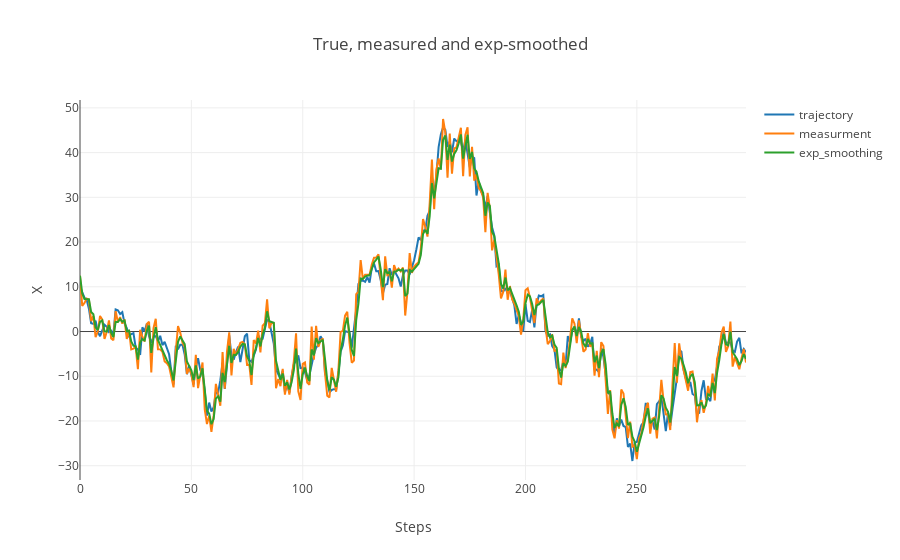

The code cell stored with this chart in its notebook:
### Code cell
data = [
    go.Scatter(
        y=traj300,
        name='trajectory'
    ),
    go.Scatter(
        y=meaz300,
        name='measurment'
    ),
    go.Scatter(
        y=smooth300,
        name='exp_smoothing'
    ),
]

layout= go.Layout(
    title= 'True, measured and exp-smoothed',
    xaxis= dict(
        title= 'Steps',
    ),
    yaxis=dict(
        title= 'X',
    ),
    showlegend= True
)
fig= go.Figure(data=data, layout=layout)
iplot(fig)

### Figure 1 — Plotly figure (JSON) as saved in the notebook; plotly's stock layout.template omitted (floating-point values rounded to 4 significant figures; data arrays with more than 128 entries replaced by an {"elided": "..."} marker saying what was removed)
{"data": [{"name": "trajectory", "type": "scatter", "uid": "370fe2c0-cb15-11e8-8f41-20c9d081d2d3", "y": {"elided": "300 float values"}}, {"name": "measurment", "type": "scatter", "uid": "370fe6e4-cb15-11e8-8c15-20c9d081d2d3", "y": {"elided": "300 float values"}}, {"name": "exp_smoothing", "type": "scatter", "uid": "370fe96e-cb15-11e8-92b7-20c9d081d2d3", "y": {"elided": "300 float values"}}], "layout": {"showlegend": true, "title": "True, measured and exp-smoothed", "xaxis": {"title": "Steps"}, "yaxis": {"title": "X"}}}
